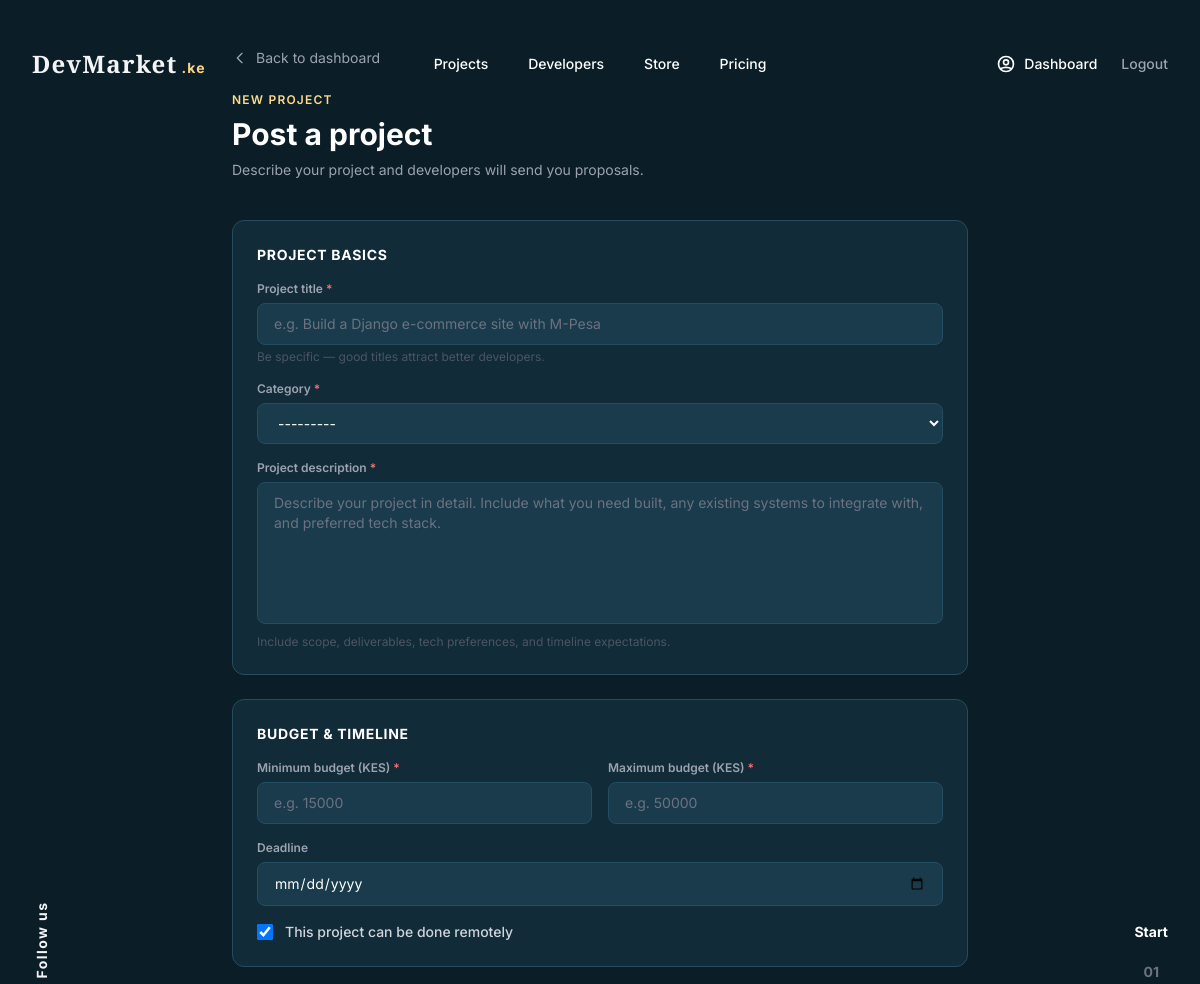
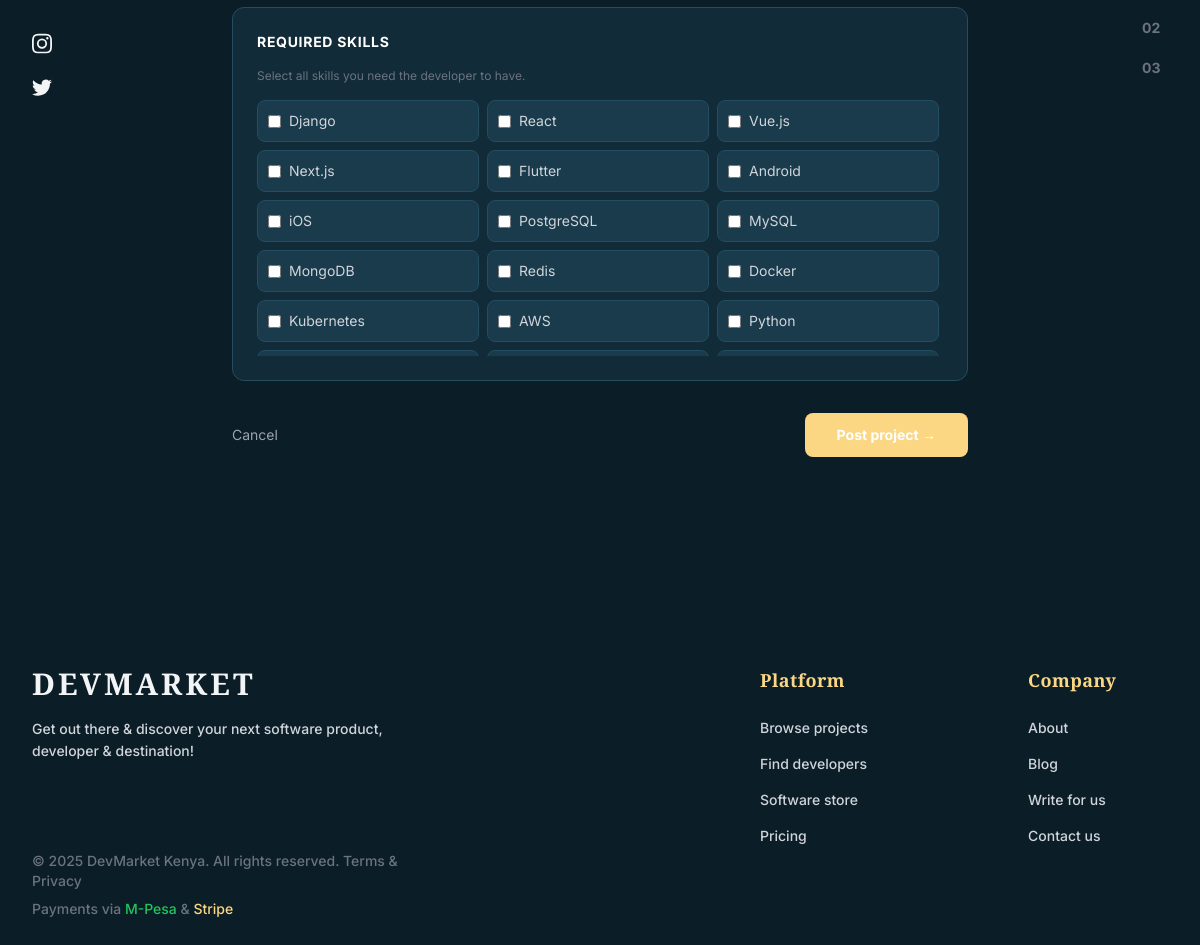
The page /client/projects/new/ (signed in) on the database its author committed (2 pictures, top to bottom).
### projects/models.py (models this page shows, shortened)
class Project(models.Model):
    STATUS_OPEN = 'open'
    STATUS_IN_PROGRESS = 'in_progress'
    STATUS_COMPLETED = 'completed'
    STATUS_CANCELLED = 'cancelled'
    STATUS_CHOICES = [
        (STATUS_OPEN, 'Open'),
        (STATUS_IN_PROGRESS, 'In Progress'),
        (STATUS_COMPLETED, 'Completed'),
        (STATUS_CANCELLED, 'Cancelled'),
    ]
    CATEGORY_CHOICES = [
        ('web', 'Web Development'),
        ('mobile', 'Mobile App'),
        ('api', 'API / Backend'),
        ('data', 'Data & Analytics'),
        ('design', 'UI/UX Design'),
        ('ecommerce', 'E-commerce'),
        ('automation', 'Automation'),
        ('other', 'Other'),
    ]
    id = models.UUIDField(primary_key=True, default=uuid.uuid4, editable=False)
    client = models.ForeignKey('clients.ClientProfile', on_delete=models.CASCADE, related_name='projects')
    title = models.CharField(max_length=300)
    description = models.TextField()
    category = models.CharField(max_length=50, choices=CATEGORY_CHOICES)
    skills_required = models.ManyToManyField(Skill, blank=True)
    budget_min = models.DecimalField(max_digits=12, decimal_places=2)
    budget_max = models.DecimalField(max_digits=12, decimal_places=2)
    deadline = models.DateField(null=True, blank=True)
    status = models.CharField(max_length=20, choices=STATUS_CHOICES, default=STATUS_OPEN)
    is_remote = models.BooleanField(default=True)
    created_at = models.DateTimeField(auto_now_add=True)
    updated_at = models.DateTimeField(auto_now=True)
    class Meta:
        ordering = ['-created_at']

### developers/models.py (models this page shows)
class Skill(models.Model):
    name = models.CharField(max_length=100, unique=True)
    def __str__(self):
        return self.name

### clients/views.py (the view)
# urls.py: path("projects/new/", views.post_project, name="post_project"),
@login_required
def post_project(request):
    if not request.user.is_client:
        messages.error(request, "Only clients can post projects.")
        return redirect("dashboard")
    profile = get_or_create_profile(request.user)
    if request.method == "POST":
        form = ProjectForm(request.POST)
        if form.is_valid():
            project = form.save(commit=False)
            project.client = profile
            project.status = "open"
            project.save()
            form.save_m2m()
            messages.success(request, "Project posted successfully! Developers can now bid.")
            return redirect("view_bids", pk=project.pk)
        else:
            for field, errs in form.errors.items():
                for e in errs:
                    messages.error(request, e)
    else:
        form = ProjectForm()
    return render(request, "clients/post_project.html", {"form": form})

### accounts/models.py (called while the page is built)
    @property
    def is_client(self):
        return self.role == self.ROLE_CLIENT

### clients/views.py (called while the page is built)
def get_or_create_profile(user):
    profile, _ = ClientProfile.objects.get_or_create(user=user)
    return profile

### templates/clients/post_project.html (shortened to what this page needs)
{% extends "base.html" %}
{% block content %}
<div class="max-w-3xl mx-auto px-4 py-12">
  <div class="mb-10">
    <a href="{% url "client_dashboard" %}" class="inline-flex items-center gap-2 text-sm text-gray-400 hover:text-white transition-colors mb-6">
      <svg class="w-4 h-4" fill="none" stroke="currentColor" viewBox="0 0 24 24">
        <path stroke-linecap="round" stroke-linejoin="round" stroke-width="2" d="M15 19l-7-7 7-7"/>
      </svg>
      Back to dashboard
    </a>
    <p class="text-xs font-semibold text-brand-400 uppercase tracking-widest mb-2">New project</p>
    <h1 class="text-3xl font-bold text-white">Post a project</h1>
    <p class="text-gray-400 text-sm mt-2">Describe your project and developers will send you proposals.</p>
  </div>
  <form method="POST" class="space-y-6">
    <div class="bg-dark-800 border border-dark-600 rounded-xl p-6">
      <h2 class="text-sm font-bold text-white uppercase tracking-wider mb-4">Project basics</h2>
      <div class="space-y-4">
        <div>
          <label class="block text-xs font-semibold text-gray-400 mb-1.5">Project title <span class="text-red-400">*</span></label>
          {{ form.title }}
          <p class="text-xs text-gray-600 mt-1">Be specific — good titles attract better developers.</p>
        </div>
        <div>
          <label class="block text-xs font-semibold text-gray-400 mb-1.5">Category <span class="text-red-400">*</span></label>
          {{ form.category }}
        </div>
        <div>
          <label class="block text-xs font-semibold text-gray-400 mb-1.5">Project description <span class="text-red-400">*</span></label>
          {{ form.description }}
          <p class="text-xs text-gray-600 mt-1">Include scope, deliverables, tech preferences, and timeline expectations.</p>
        </div>
      </div>
    </div>
    <div class="bg-dark-800 border border-dark-600 rounded-xl p-6">
      <h2 class="text-sm font-bold text-white uppercase tracking-wider mb-4">Budget &amp; timeline</h2>
      <div class="grid grid-cols-2 gap-4">
        <div>
          <label class="block text-xs font-semibold text-gray-400 mb-1.5">Minimum budget (KES) <span class="text-red-400">*</span></label>
          {{ form.budget_min }}
        </div>
        <div>
          <label class="block text-xs font-semibold text-gray-400 mb-1.5">Maximum budget (KES) <span class="text-red-400">*</span></label>
          {{ form.budget_max }}
        </div>
      </div>
      <div class="mt-4">
        <label class="block text-xs font-semibold text-gray-400 mb-1.5">Deadline</label>
        {{ form.deadline }}
      </div>
      <div class="mt-4 flex items-center gap-3">
        {{ form.is_remote }}
        <label class="text-sm text-gray-300 font-medium">This project can be done remotely</label>
      </div>
    </div>
    <div class="bg-dark-800 border border-dark-600 rounded-xl p-6">
      <h2 class="text-sm font-bold text-white uppercase tracking-wider mb-4">Required skills</h2>
      <p class="text-xs text-gray-500 mb-4">Select all skills you need the developer to have.</p>
      <div class="grid grid-cols-2 sm:grid-cols-3 gap-2 max-h-64 overflow-y-auto pr-1">
        {% for checkbox in form.skills_required %}
        <label class="flex items-center gap-2 p-2.5 bg-dark-700 border border-dark-600 rounded-lg cursor-pointer hover:border-brand-500/50 transition-colors">
          {{ checkbox.tag }}
          <span class="text-sm text-gray-300">{{ checkbox.choice_label }}</span>
        </label>
        {% endfor %}
      </div>
    </div>
    <div class="flex items-center justify-between pt-2">
      <a href="{% url "client_dashboard" %}" class="text-sm text-gray-400 hover:text-white transition-colors">Cancel</a>
      <button type="submit"
        class="bg-brand-500 hover:bg-brand-600 text-white px-8 py-3 rounded-lg text-sm font-bold transition-colors">
        Post project &rarr;
      </button>
    </div>
  </form>
</div>
{% endblock %}

### templates/base.html (style rules this page uses)
body { font-family: "Inter", sans-serif; background-color: #0B1D26; color: #ffffff; }

### rows shown on the page
Skill: choice_label "Django"
Skill: choice_label "React"
Skill: choice_label "Vue.js"
Skill: choice_label "Next.js"
Skill: choice_label "Flutter"
Skill: choice_label "Android"
Skill: choice_label "iOS"
Skill: choice_label "PostgreSQL"
Skill: choice_label "MySQL"
Skill: choice_label "MongoDB"
Skill: choice_label "Redis"
Skill: choice_label "Docker"
Skill: choice_label "Kubernetes"
Skill: choice_label "AWS"
Skill: choice_label "Python"
